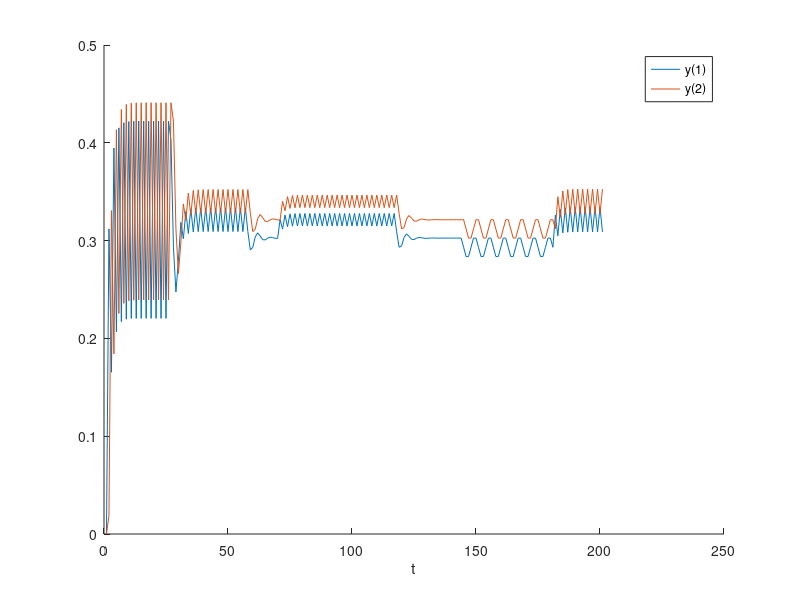

MATLAB code for this plot:
beta = 0.1;

sigma = 0.1;
mu1 = sqrt(sigma)*randn;
mu2 = sqrt(sigma)*randn;
mu3 = sqrt(sigma)*randn;

n = 200;
Y = zeros(2,n+1);
z = zeros(1,n+1);

alpha_1 = [-0.5 1 0.5];
alpha_2 = [0.5 -1 -0.5];
mode = randi(3);

for t = 2:n+1    
    alpha1 = alpha_1(mode);
    alpha2 = alpha_2(mode);
    
    Y(2,t) = Y(1,t-1) + mu1;
    Y(1,t) = alpha1*Y(1,t-1) + alpha2*Y(2,t-1) + mu2;
    z(t) = Y(1,t) + mu3;
    
    redraw = binornd(1,beta);
    mode = mode*(1-redraw) + randi(3)*redraw;
end

t = 1:n+1;
hold on;
plot(t,Y(1,:));
plot(t,Y(2,:));
xlabel('t');
legend('y(1)','y(2)');
hold off;